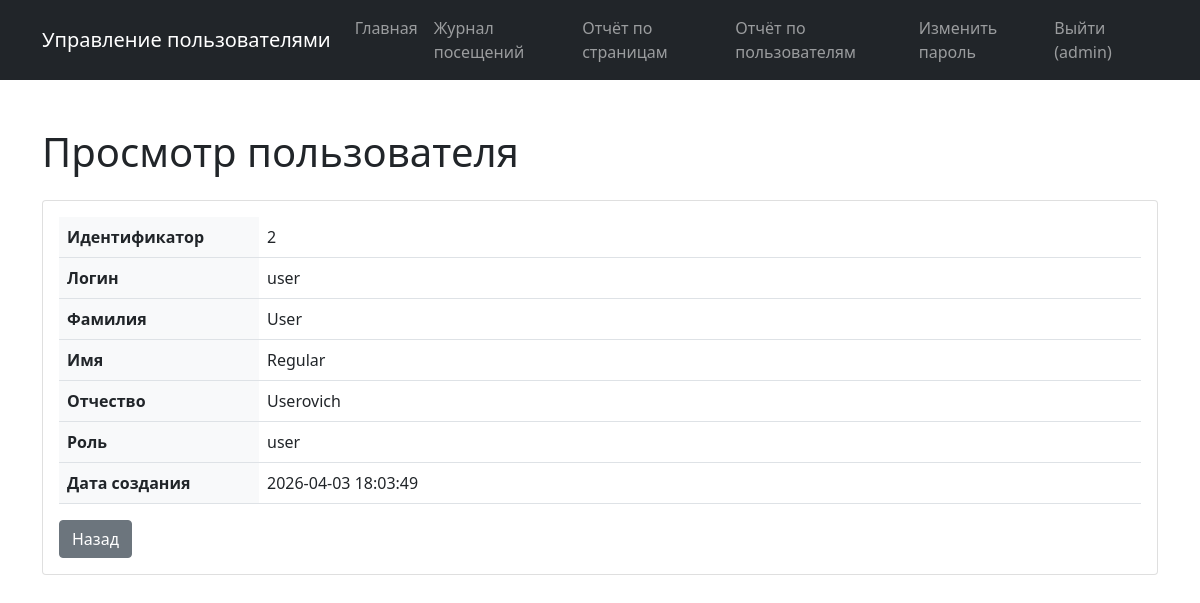
Screenshot of /user/2/ (signed in) with the database file from the repository.
### tables this page shows
CREATE TABLE users (
            id INTEGER PRIMARY KEY AUTOINCREMENT,
            login TEXT NOT NULL UNIQUE,
            password_hash TEXT NOT NULL,
            last_name TEXT,
            first_name TEXT NOT NULL,
            middle_name TEXT,
            role_id INTEGER,
            created_at TIMESTAMP DEFAULT CURRENT_TIMESTAMP,
            FOREIGN KEY (role_id) REFERENCES roles (id)
        );

CREATE TABLE roles (
            id INTEGER PRIMARY KEY AUTOINCREMENT,
            name TEXT NOT NULL UNIQUE,
            description TEXT
        );

### app.py (the view)
@app.route('/user/<int:user_id>/')
def user_view(user_id):
    user = models.get_user_by_id(user_id)
    if not user:
        flash('Пользователь не найден', 'danger')
        return redirect(url_for('index'))
    return render_template('user_view.html', user=user)

### app.py (called while the page is built)
@login_manager.user_loader
def load_user(user_id):
    user_data = models.get_user_by_id(user_id)
    if user_data:
        return User(user_data)
    return None

@app.before_request
def log_visit():
    if request.endpoint and not request.endpoint.startswith('static'):
        path = request.path
        user_id = current_user.id if current_user.is_authenticated else None
        models.add_visit_log(path, user_id)

@app.context_processor
def utility_processor():
    user_data = None
    user_role = None
    if current_user.is_authenticated:
        user_data = models.get_user_by_id(current_user.id)
        user_role = user_data['role_name'] if user_data else None
    return {
        'is_authenticated': current_user.is_authenticated,
        'user_role': user_role,
        'current_user_id': current_user.id if current_user.is_authenticated else None
    }

### models.py (called while the page is built)
def get_db():
    conn = sqlite3.connect(DATABASE)
    conn.row_factory = sqlite3.Row
    return conn

def get_user_by_id(user_id):
    conn = get_db()
    user = conn.execute('''
        SELECT u.*, r.name as role_name, r.description as role_description
        FROM users u
        LEFT JOIN roles r ON u.role_id = r.id
        WHERE u.id = ?
    ''', (user_id,)).fetchone()
    conn.close()
    return user

def add_visit_log(path, user_id):
    conn = get_db()
    cursor = conn.cursor()
    try:
        cursor.execute('''
            INSERT INTO visit_logs (path, user_id)
            VALUES (?, ?)
        ''', (path, user_id))
        conn.commit()
        return True, None
    except Exception as e:
        return False, str(e)
    finally:
        conn.close()

### templates/user_view.html
{% extends 'base.html' %}
{% block content %}
<h1 class="my-4">Просмотр пользователя</h1>
<div class="card">
    <div class="card-body">
        <table class="table">
            <tr>
                <th style="width: 200px;">Идентификатор</th>
                <td>{{ user.id }}</td>
            </tr>
            <tr>
                <th>Логин</th>
                <td>{{ user.login }}</td>
            </tr>
            <tr>
                <th>Фамилия</th>
                <td>{{ user.last_name or '-' }}</td>
            </tr>
            <tr>
                <th>Имя</th>
                <td>{{ user.first_name }}</td>
            </tr>
            <tr>
                <th>Отчество</th>
                <td>{{ user.middle_name or '-' }}</td>
            </tr>
            <tr>
                <th>Роль</th>
                <td>{{ user.role_name or 'Не назначена' }}</td>
            </tr>
            <tr>
                <th>Дата создания</th>
                <td>{{ user.created_at }}</td>
            </tr>
        </table>
        <a href="{{ url_for('index') }}" class="btn btn-secondary">Назад</a>
    </div>
</div>
{% endblock %}

### templates/base.html (shortened to what this page needs)
<!DOCTYPE html>
<html lang="ru">
<head>
    <link href="https://cdn.jsdelivr.net/npm/bootstrap@5.0.2/dist/css/bootstrap.min.css" rel="stylesheet">
    <link rel="stylesheet" href="{{ url_for('static', filename='styles.css') }}">
</head>
<body>
    <nav class="navbar navbar-expand-lg navbar-dark bg-dark">
        <div class="container">
            <a class="navbar-brand" href="{{ url_for('index') }}">Управление пользователями</a>
            <div class="collapse navbar-collapse">
                <ul class="navbar-nav ms-auto">
                    <li class="nav-item"><a class="nav-link" href="{{ url_for('index') }}">Главная</a></li>
                    {% if is_authenticated %}
                        <li class="nav-item"><a class="nav-link" href="{{ url_for('reports.visit_logs') }}">Журнал посещений</a></li>
                        {% if user_role == 'admin' %}
                            <li class="nav-item"><a class="nav-link" href="{{ url_for('reports.report_pages') }}">Отчёт по страницам</a></li>
                            <li class="nav-item"><a class="nav-link" href="{{ url_for('reports.report_users') }}">Отчёт по пользователям</a></li>
                        {% endif %}
                        <li class="nav-item"><a class="nav-link" href="{{ url_for('change_password') }}">Изменить пароль</a></li>
                        <li class="nav-item"><a class="nav-link" href="{{ url_for('logout') }}">Выйти ({{ current_user.login }})</a></li>
                    {% else %}
                        <li class="nav-item"><a class="nav-link" href="{{ url_for('login') }}">Войти</a></li>
                    {% endif %}
                </ul>
            </div>
        </div>
    </nav>
    <main class="container my-4">
        {% block content %}{% endblock %}
    </main>
</body>
</html>

### static/styles.css (style rules this page uses)
body { min-height: 100vh; display: flex; flex-direction: column; }
.table th { background-color: #f8f9fa; }

### rows the page displays
users: login "admin"
users: id "2", login "user", last_name "User", first_name "Regular", middle_name "Userovich", created_at "2026-04-03 18:03:49"
roles: name "user"
